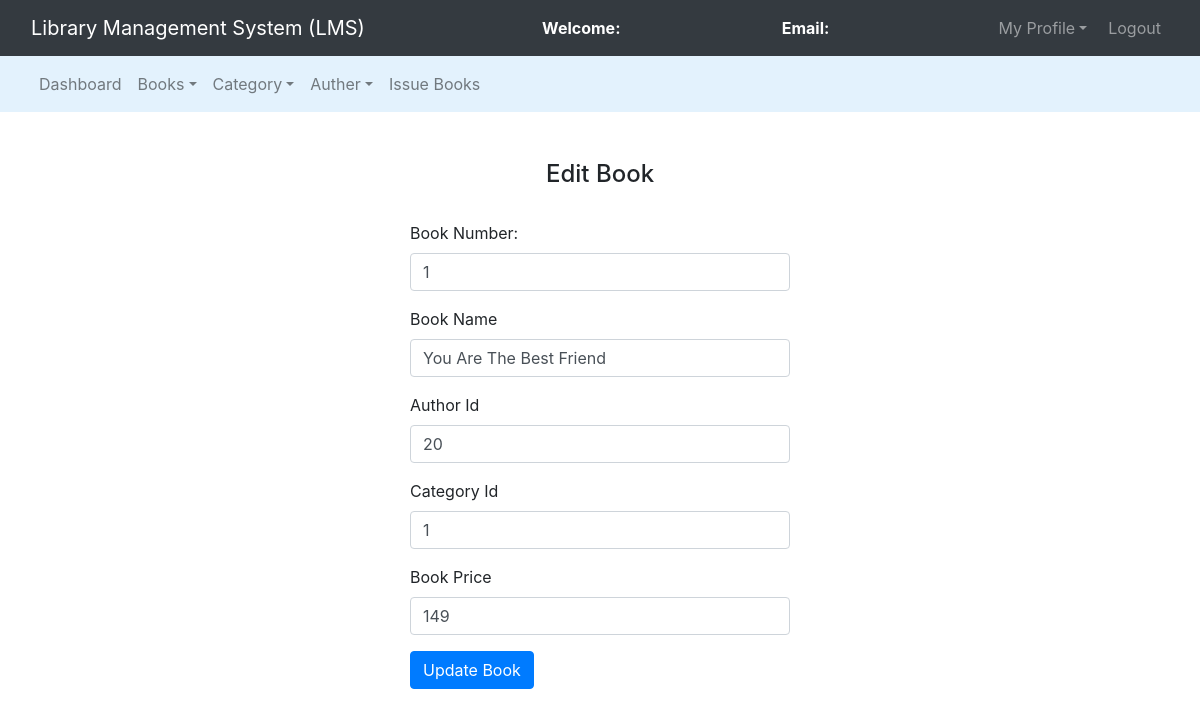
The page /admin/edit_book.php?bn=1 on the database its author committed.
### tables this page shows
CREATE TABLE `books` (
  `book_id` int(11) NOT NULL,
  `book_name` varchar(250) NOT NULL,
  `author_id` int(11) NOT NULL,
  `cat_id` int(11) NOT NULL,
  `book_no` int(11) NOT NULL,
  `book_price` int(11) NOT NULL
);

### admin/edit_book.php (the view, shortened to what this page needs)
<?php
$connection = mysqli_connect("localhost", "root", "");
$book_no = "";
$book_name = "";
$author_id = "";
$cat_id = "";
$book_price = "";
$query = "select * from books where book_no = '$_GET[bn]'";
$query_run = mysqli_query($connection, $query);
while ($row = mysqli_fetch_assoc($query_run)) {
    $book_name = $row['book_name'];
    $book_no = $row['book_no'];
    $author_id = $row['author_id'];
    $cat_id = $row['cat_id'];
    $book_price = $row['book_price'];
}
?>
<!DOCTYPE html>
<html>
<head>
    <link rel="stylesheet" type="text/css" href="../bootstrap-4.4.1/css/bootstrap.min.css">
</head>
<body>
    <nav class="navbar navbar-expand-lg navbar-dark bg-dark">
        <div class="container-fluid">
            <div class="navbar-header">
                <a class="navbar-brand" href="admin_dashboard.php">Library Management System (LMS)</a>
            </div>
            <font style="color:white"><span><strong>Welcome: <?php
                                                                ?></strong></span></font>
            <font style="color:white"><span><strong>Email: <?php
                                                            ?></strong></span></font>
            <ul class="nav navbar-nav navbar-right">
                <li class="nav-item dropdown">
                    <a class="nav-link dropdown-toggle" data-toggle="dropdown" style=" margin-right:5px" ;>My Profile</a>
                </li>
                <li class="nav-item"><a class="nav-link" href="aindex.php">Logout</a></li>
            </ul>
        </div>
    </nav>
    <nav class="navbar navbar-expand-lg navbar-light" style="background-color:#e3f2fd">
        <div class="container-fluid">
            <ul class="nav navbar-nav navbar-center">
                <li class="nav-item">
                    <a href="admin_dashboard.php" class="nav-link">Dashboard</a>
                </li>
                <li class="nav item-dropdown">
                    <a href="" class="nav-link dropdown-toggle" data-toggle="dropdown">Books</a>
                </li>
                <li class="nav item-dropdown">
                    <a href="" class="nav-link dropdown-toggle" data-toggle="dropdown">Category</a>
                </li>
                <li class="nav item-dropdown">
                    <a href="" class="nav-link dropdown-toggle" data-toggle="dropdown">Auther</a>
                </li>
                <li class="nav-item">
                    <a href="issued_book.php" class="nav-link">Issue Books</a>
                </li>
            </ul>
        </div>
    </nav><br><br>
    <center>
        <h4>Edit Book</h4><br>
    </center>
    <div class="row">
        <div class="col-md-4"></div>
        <div class="col-md-4">
            <form action="" method="post">
                <div class="form-group">
                    <label for="mobile">Book Number:</label>
                    <input type="text" class="form-control" name="book_no" value="<?php echo $book_no; ?>" required>
                </div>
                <div class="form-group">
                    <label for="cat_name">Book Name</label>
                    <input type="text" class="form-control" name="book_name" value="<?php echo $book_name; ?>" required>
                </div>
                <div class="form-group">
                    <label for="cat_name">Author Id</label>
                    <input type="text" class="form-control" name="author_id" value="<?php echo $author_id; ?>" required>
                </div>
                <div class="form-group">
                    <label for="cat_name">Category Id</label>
                    <input type="text" class="form-control" name="cat_id" value="<?php echo $cat_id; ?>" required>
                </div>
                <div class="form-group">
                    <label for="cat_name">Book Price</label>
                    <input type="text" class="form-control" name="book_price" value="<?php echo $book_price; ?>" required>
                </div>
                <button type="submit" name="update" class="btn btn-primary">Update Book</button>
            </form>
        </div>
        <div class="col-md-4"></div>
    </div>
</body>
</html>

### rows shown on the page
books: book_no "1", book_name "You Are The Best Friend", author_id "20", cat_id "1", book_price "149"
